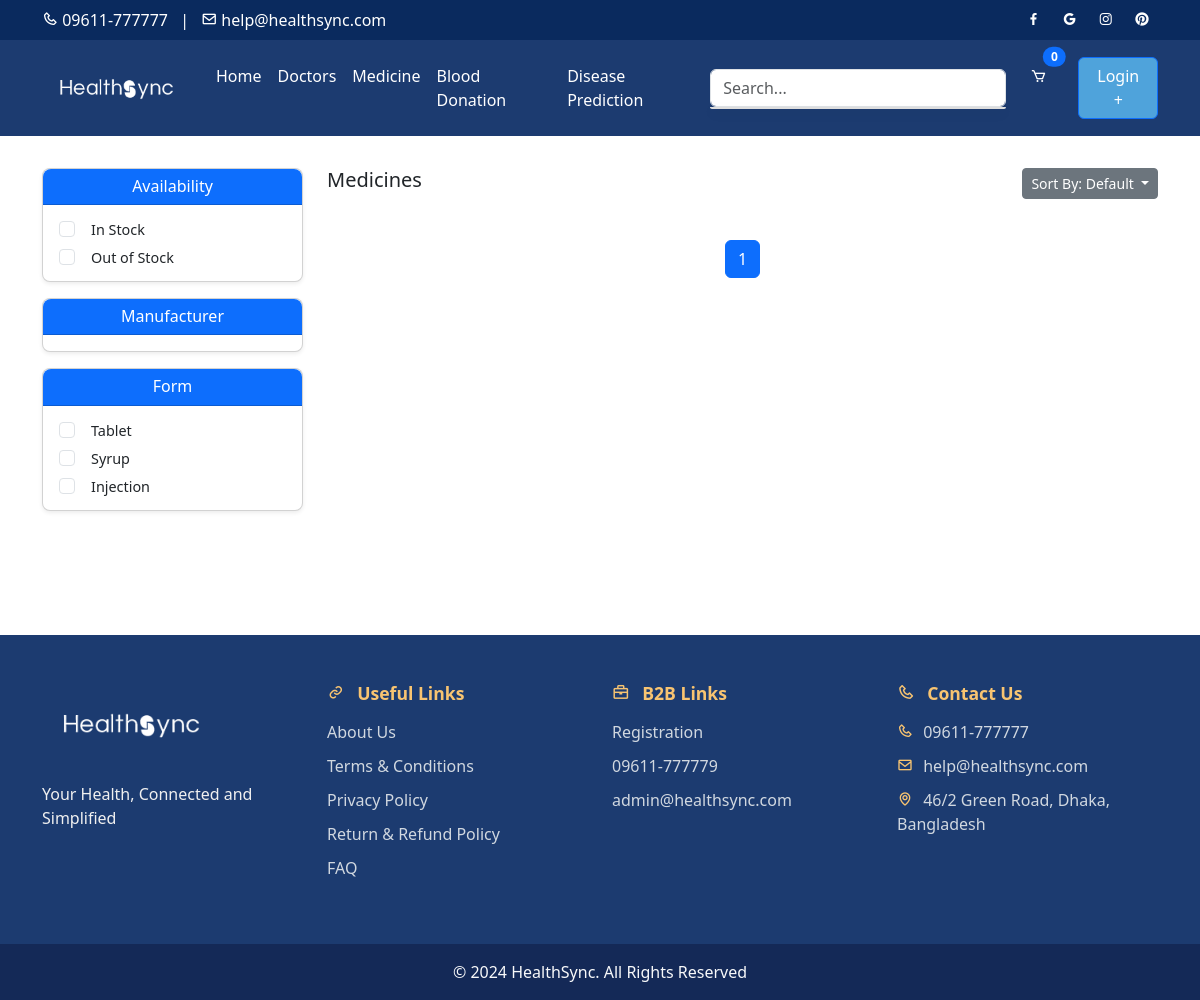
The app's page /medicine/, older data.
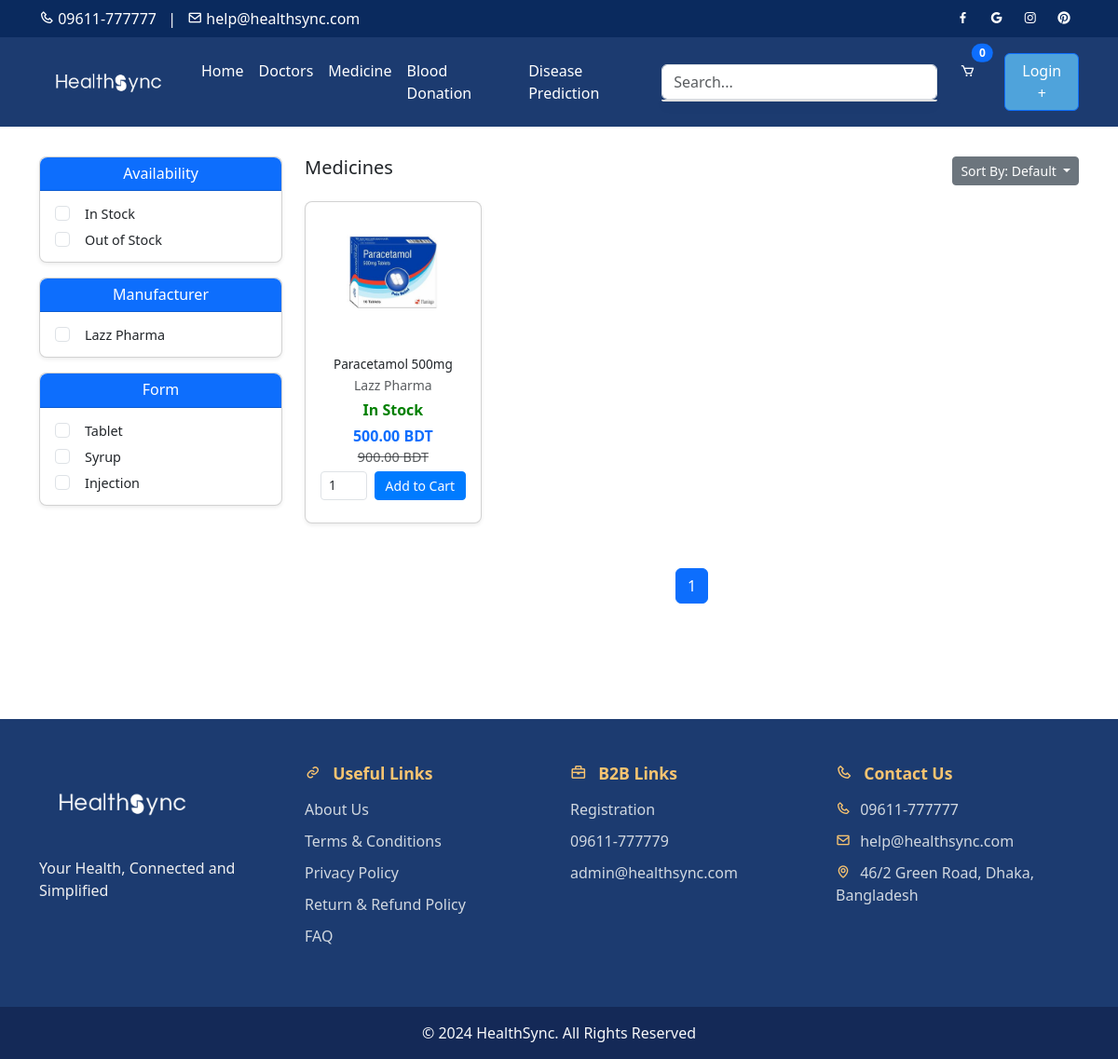
The same page, newer data.
### core/models.py (models this page shows, shortened)
class Manufacturer(models.Model):
    name = models.CharField(max_length=100)
    phone_number = models.CharField(max_length=15)
    address = models.CharField(max_length=255, blank=True, null=True)

class Product(models.Model):
    IN_STOCK = 'In Stock'
    OUT_OF_STOCK = 'Out of Stock'
    AVAILABILITY_CHOICES = [
        (IN_STOCK, 'In Stock'),
        (OUT_OF_STOCK, 'Out of Stock'),
    ]
    TABLET = 'Tablet'
    SYRUP = 'Syrup'
    INJECTION = 'Injection'
    FORM_CHOICES = [
        (TABLET, 'Tablet'),
        (SYRUP, 'Syrup'),
        (INJECTION, 'Injection'),
    ]
    name = models.CharField(max_length=200)
    sku = models.CharField(max_length=50, unique=True)
    price = models.DecimalField(max_digits=10, decimal_places=2, db_index=True, validators=[MinValueValidator(0)])
    original_price = models.DecimalField(max_digits=10, decimal_places=2, blank=True, null=True,
                                         validators=[MinValueValidator(0)])
    short_description = models.TextField()
    form = models.CharField(max_length=50, choices=FORM_CHOICES, db_index=True)
    pack_size = models.CharField(max_length=50)
    manufacturer = models.ForeignKey(Manufacturer, on_delete=models.CASCADE, db_index=True)
    availability = models.CharField(max_length=20, choices=AVAILABILITY_CHOICES, db_index=True)
    description = models.TextField()
    directions = models.TextField()
    warnings = models.TextField()
    image = models.ImageField(upload_to='product_images/')

### core/views.py (the view)
# urls.py: path('medicine/', views.medicine, name='medicine'),  # Medicine listing view
def medicine(request):
    products = Product.objects.all()
    sort_order = request.GET.get('sort')
    if sort_order == 'asc':
        products = products.order_by('price')
    elif sort_order == 'desc':
        products = products.order_by('-price')
    else:
        products = products.order_by('id')
    availability = request.GET.getlist('availability')
    if availability:
        products = products.filter(availability__in=availability)
    manufacturer = request.GET.getlist('manufacturer')
    if manufacturer:
        products = products.filter(manufacturer__name__in=manufacturer)
    form = request.GET.getlist('form')
    if form:
        products = products.filter(form__in=form)
    paginator = Paginator(products, 8)
    page_number = request.GET.get('page')
    page_obj = paginator.get_page(page_number)
    context = {
        'page_obj': page_obj,
        'availability_options': [choice[0] for choice in Product.AVAILABILITY_CHOICES],
        'form_options': [choice[0] for choice in Product.FORM_CHOICES],
        'manufacturers': Manufacturer.objects.all(),
        'selected_availability': availability,
        'selected_form': form,
        'selected_manufacturer': manufacturer,
        'sort_order': sort_order,
    }
    return render(request, 'medicine.html', context)

### core/templates/medicine.html (shortened to what the changed rows need)
{% extends "base.html" %}
{% load static %}
{% block content %}
<div class="container py-5">
    <div class="row">
        <div class="col-md-3">
            <form id="filterForm" method="get">
                <div class="card shadow-sm mb-3" style="border-radius: 8px;">
                    <div class="card-body py-2">
                        {% for option in availability_options %}
                            <div class="form-check my-1">
                                <input class="form-check-input" type="checkbox" name="availability" value="{{ option }}" {% if option in selected_availability %}checked{% endif %} onchange="document.getElementById('filterForm').submit();">
                                <label class="form-check-label ms-2" style="font-size: 0.9rem;">{{ option }}</label>
                            </div>
                        {% endfor %}
                    </div>
                </div>
                <div class="card shadow-sm mb-3" style="border-radius: 8px;">
                    <div class="card-body py-2">
                        {% for manufacturer in manufacturers %}
                            <div class="form-check my-1">
                                <input class="form-check-input" type="checkbox" name="manufacturer" value="{{ manufacturer.name }}"  onchange="document.getElementById('filterForm').submit();">
                                <label class="form-check-label ms-2" style="font-size: 0.9rem;">{{ manufacturer.name }}</label>
                            </div>
                        {% endfor %}
                    </div>
                </div>
                <div class="card shadow-sm mb-3" style="border-radius: 8px;">
                    <div class="card-body py-2">
                        {% for form in form_options %}
                            <div class="form-check my-1">
                                <input class="form-check-input" type="checkbox" name="form" value="{{ form }}" {% if form in selected_form %}checked{% endif %} onchange="document.getElementById('filterForm').submit();">
                                <label class="form-check-label ms-2" style="font-size: 0.9rem;">{{ form }}</label>
                            </div>
                        {% endfor %}
                    </div>
                </div>
            </form>
        </div>
        <div class="col-md-9">
            <div class="row" id="medicineList">
                {% for product in page_obj %}
                    <div class="col-lg-3 col-md-4 col-sm-6 mb-4 medicine-item" data-price="{{ product.price }}" data-availability="{{ product.availability }}" data-manufacturer="{{ product.manufacturer.name }}" data-form="{{ product.form }}">
                        <div class="card h-100 shadow-sm" style="border-radius: 8px;">
                            <div class="position-relative">
                                <img src="{{ product.image.url }}" class="card-img-top p-3 rounded" alt="{{ product.name }}" style="height: 150px; object-fit: contain;">
                            </div>
                            <div class="card-body text-center p-3">
                                <h6 class="card-title mb-1" style="font-size: 0.85rem;">
                                    <a href="{% url 'medicine_page' product.sku %}" class="text-dark text-decoration-none">{{ product.name }}</a>
                                </h6>
                                <p class="text-muted small mb-1">{{ product.manufacturer.name }}</p>
                                <p class="mb-1" style="{% if product.availability == 'In Stock' %}color: green; font-weight: bold;{% else %}color: red; font-weight: bold;{% endif %}">
                                    {{ product.availability }}
                                </p>
                                <p class="text-primary mb-0" style="font-size: 1rem;"><strong>{{ product.price }} BDT</strong></p>
                                {% if product.original_price %}
                                    <p class="text-muted mb-1" style="font-size: 0.9rem;"><del>{{ product.original_price }} BDT</del></p>
                                {% endif %}
                                {% if product.availability == 'In Stock' %}
                                <form method="post" action="{% url 'add_to_cart' product.id %}">
                                    <div class="d-flex justify-content-between align-items-center mb-2">
                                        <input type="number" id="quantity{{ product.id }}" name="quantity" value="1" min="1" class="form-control form-control-sm me-2" style="width: 50px; font-size: 0.85rem;">
                                        <button type="submit" class="btn btn-primary btn-sm flex-grow-1" style="background-color: #007bff; border-color: #007bff;">Add to Cart</button>
                                    </div>
                                </form>
                                {% else %}
                                <div class="d-flex justify-content-center align-items-center mb-2">
                                    <span class="badge bg-danger text-white px-3 py-2" style="font-size: 0.9rem; font-weight: bold; border-radius: 5px;">SOLD OUT</span>
                                </div>
                                {% endif %}
                            </div>
                        </div>
                    </div>
                {% endfor %}
            </div>
            <div class="d-flex justify-content-center mt-4">
                <nav aria-label="Page navigation example">
                    <ul class="pagination">
                        {% for num in page_obj.paginator.page_range %}
                            <li class="page-item {% if page_obj.number == num %}active{% endif %}">
                                <a class="page-link" href="?{% for key, value in request.GET.items %}{% if key != 'page' %}{{ key }}={{ value }}&{% endif %}{% endfor %}page={{ num }}">{{ num }}</a>
                            </li>
                        {% endfor %}
                    </ul>
                </nav>
            </div>
        </div>
    </div>
</div>
{% endblock %}

Row changes from the older to the newer data that the page shows:
added Manufacturer: name "Lazz Pharma"
added Product: image (picture), name "Paracetamol 500mg", manufacturer.name "Lazz Pharma", availability "In Stock", price "500.00", original_price "900.00", quantity "1"
